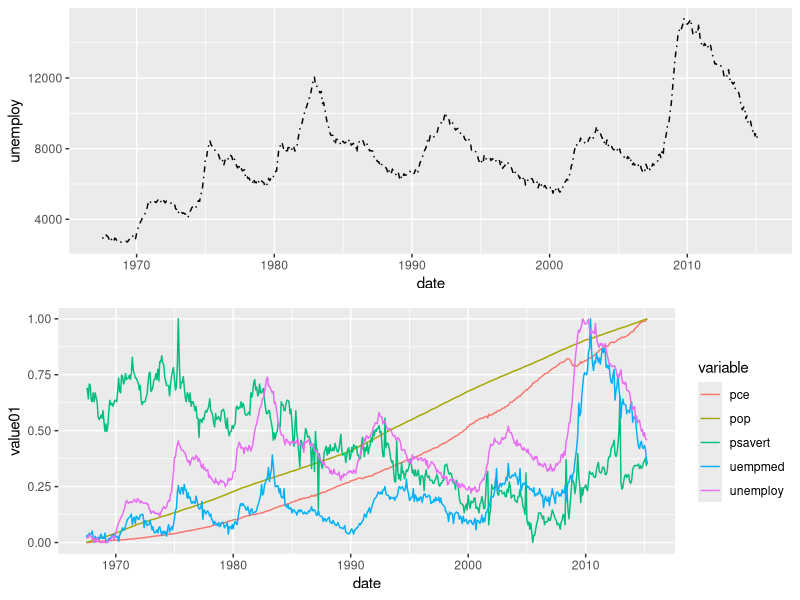
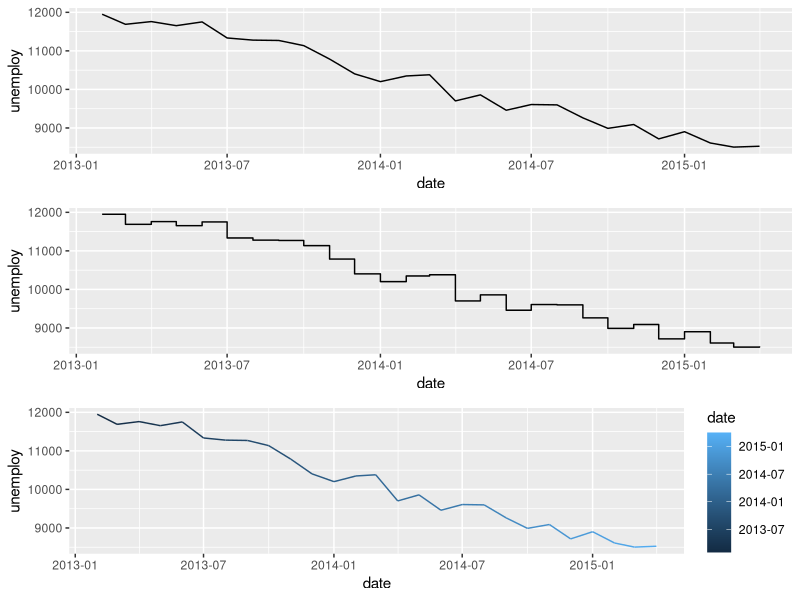
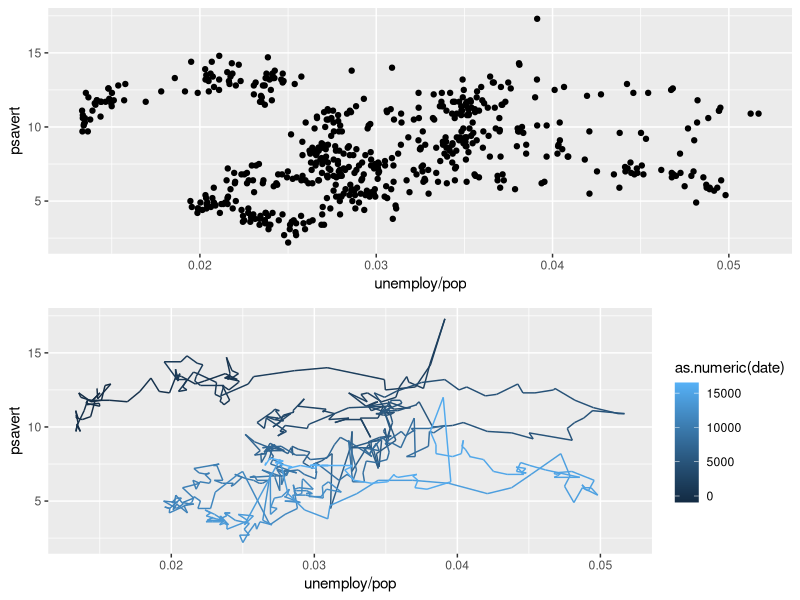
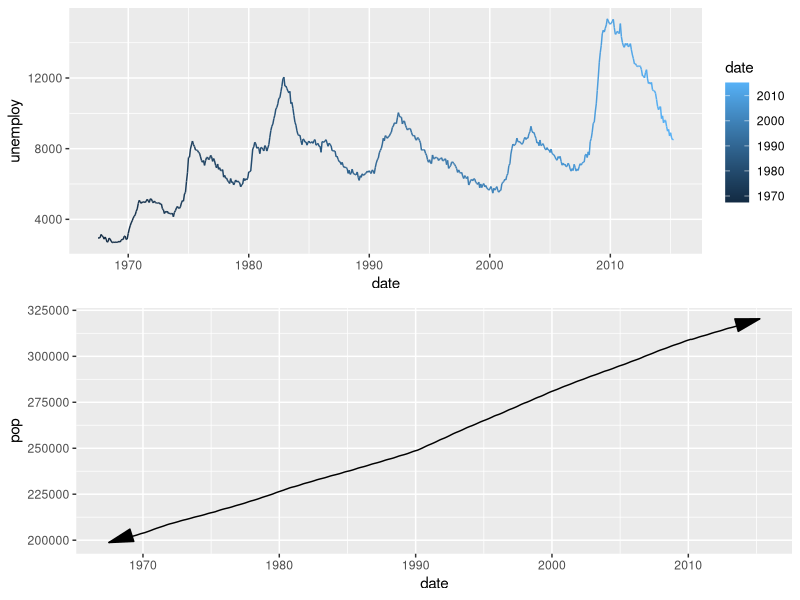
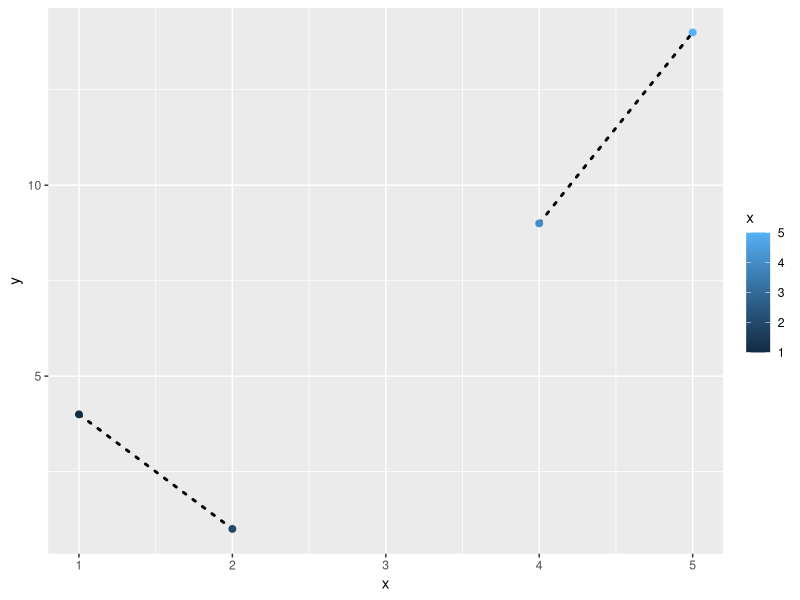

Write R code to recreate these figures, in order.
## ---- chunk 1
library(ggplot2)
library(dplyr)
library(gridExtra)
data("economics")
data("economics_long")

str(economics)
summary(economics_long)
dim(economics_long)
## ---- chunk 2
eco<-arrange(economics,date) 

date<-eco$date
date[1:3]
length(date)
## ---- chunk 3
p1<-ggplot(economics,aes(date,unemploy))+
  geom_line(linetype=4)
p2<-ggplot(economics_long,
       aes(x=date,y=value01,
           color=variable))+
  geom_line()
grid.arrange(p1,p2,ncol=1)
## ---- chunk 4
recent<-filter(economics,date>as.Date("2013-01-01"))
p1<-ggplot(recent,
       aes(date,unemploy))+
  geom_line()
p2<-ggplot(recent,
           aes(date,unemploy))+
  geom_step()
p3<-ggplot(recent,
           aes(date,unemploy))+
  geom_path(aes(color=date))
grid.arrange(p1,p2,p3,ncol=1)
## ---- chunk 5
m <- ggplot(economics, aes(unemploy/pop, psavert))
p1<-m + geom_point()
p2<-m + geom_path(aes(color=as.numeric(date)))
grid.arrange(p1,p2,ncol=1)
## ---- chunk 6
?arrow
## ---- chunk 7
p1<-ggplot(economics, aes(date, unemploy)) +
  geom_line(aes(colour = date))
# Use the arrow parameter to add an arrow to the line
# See ?arrow for more details
p2<-ggplot(economics, aes(x = date, y = pop))+
  geom_line(arrow = arrow(angle = 15, 
                          ends = "both", type = "closed"))
grid.arrange(p1,p2,ncol=1)
## ---- chunk 8
#NAs break the line. Use na.rm = T to suppress the warning message
df <- data.frame(x = 1:5, y = c(4,1,NA,9,14))
df
ggplot(df,aes(x,y))+
  geom_path(size=1, linejoin = "mitre",
            lineend='round',linetype=3,
            na.rm = TRUE)+
  geom_point(size=2,aes(color=x),
             na.rm=TRUE)
